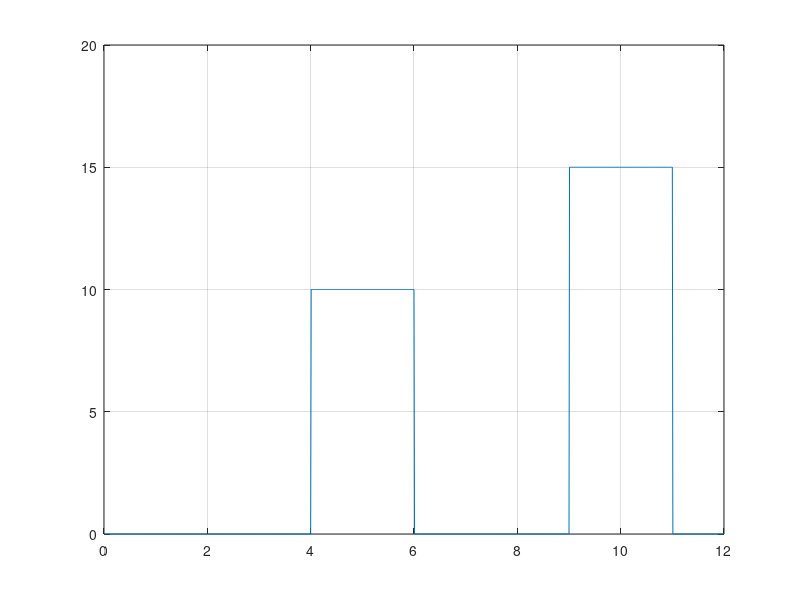
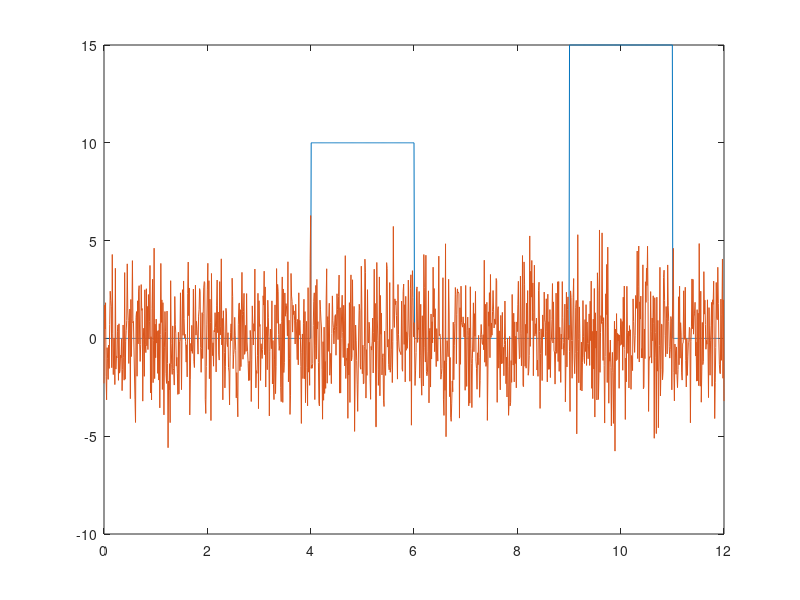
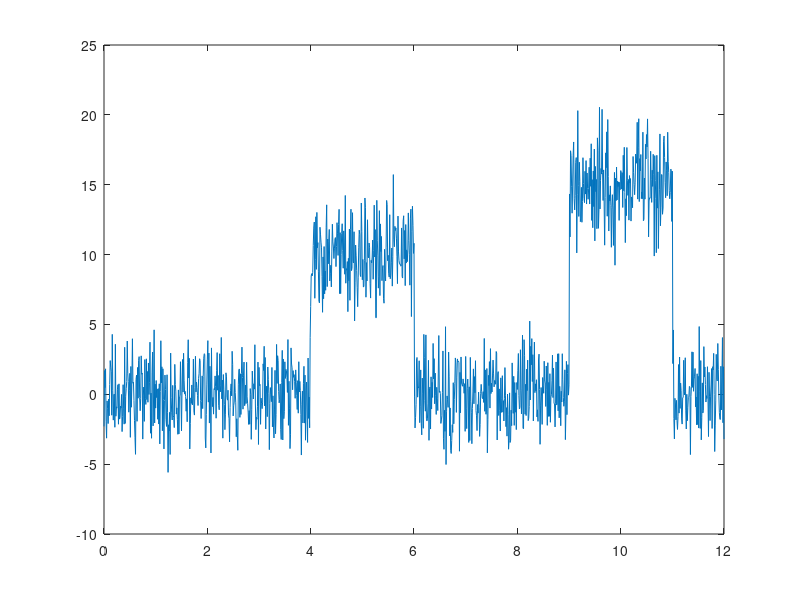
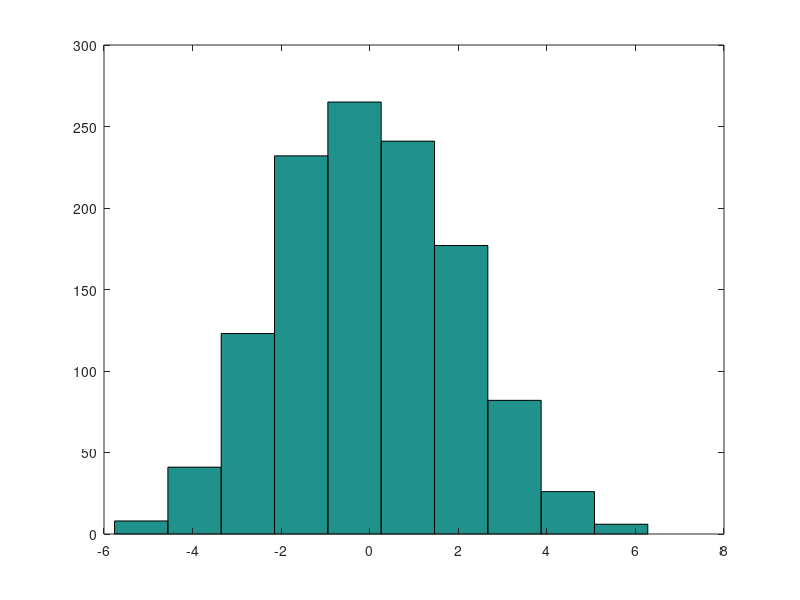

MATLAB code for these plots, in order:
fe = 100;
Te = 1/fe;
t = 0:Te:12;
s = [zeros(1,4*fe+1) 10*ones(1,2*fe) zeros(1,3*fe) 15*ones(1,2*fe) zeros(1,fe)];
b = randn(size(t));
mean(b);
std(b);
b = b-mean(b);
mean(b);
b = b/std(b);
std(b);
b = b*2*std(b);
figure(4);
hist(b);
sb = b + s;
figure(1);
plot(t,s);
grid;
figure(2);
plot(t,s,t,b);
figure(3);
plot(t,sb);
